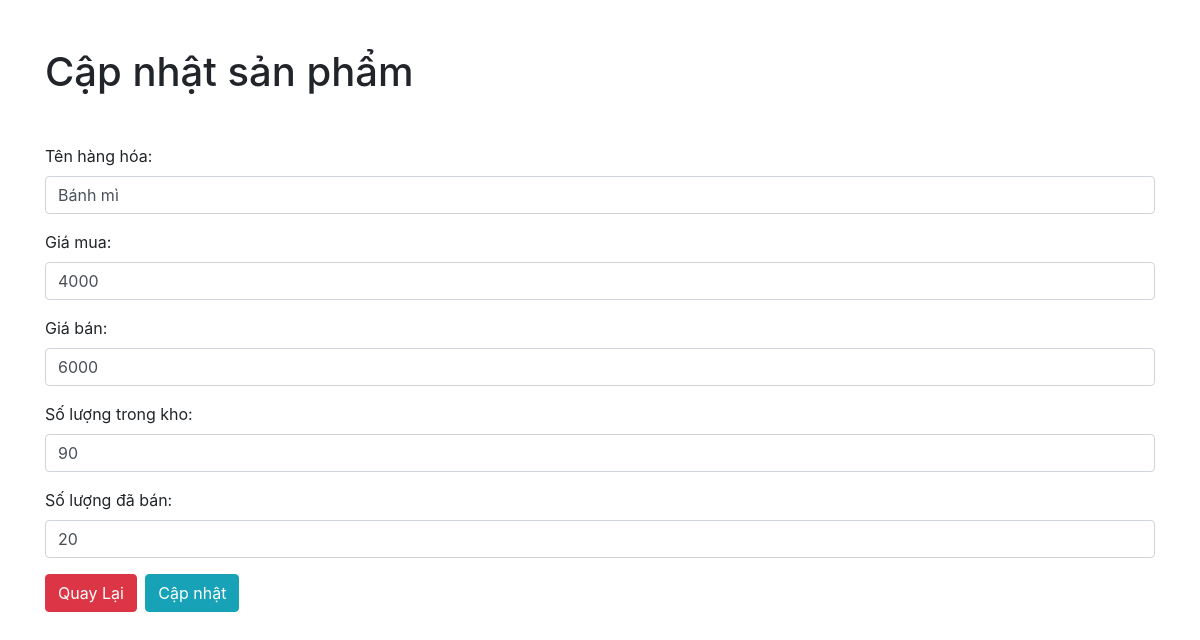
The app's page /update/1/ with its own data.
### home/models.py (models this page shows)
class Product(models.Model):
  name            = models.CharField(max_length=100)
  price_purchase  = models.DecimalField(max_digits=10,decimal_places=0)
  price_selling   = models.DecimalField(max_digits=10, decimal_places=0)
  quantity        = models.PositiveIntegerField()
  quantity_sold   = models.PositiveIntegerField(default=0)

### home/views.py (the view, shortened to what this page needs)
# urls.py: path('update/<int:product_id>/', product_update, name="product_update"),
def product_update(request, product_id):
  item_product = Product.objects.get(id = product_id)
  return render(request,'update.html',{"item_product":item_product})

### home/templates/update.html (shortened to what this page needs)
<!DOCTYPE html>
<html lang="en">
<head>
    <link rel="stylesheet" href="https://maxcdn.bootstrapcdn.com/bootstrap/4.5.2/css/bootstrap.min.css">
</head>
<body>
    <div class="mt-5">
        <div class="container">
            <h1 class="mb-5">Cập nhật sản phẩm</h1>
            <form method="post" action="/update/{{item_product.id}}/">
                <div class="mb-3">
                    <label for="name" class="form-label">Tên hàng hóa:</label>
                    <input type="text" class="form-control" name="name" value="{{item_product.name}}" required>
                </div>
                <div class="mb-3">
                    <label for="purchase_price" class="form-label">Giá mua:</label>
                    <input type="number" step="0.01" class="form-control" name="purchase_price" value="{{item_product.price_purchase}}" required>
                </div>
                <div class="mb-3">
                    <label for="selling_price" class="form-label">Giá bán:</label>
                    <input type="number" step="0.01" class="form-control" name="selling_price" value="{{item_product.price_selling}}" required>
                </div>
                <div class="mb-3">
                    <label for="quantity" class="form-label">Số lượng trong kho:</label>
                    <input type="number" class="form-control" name="quantity" value="{{item_product.quantity}}" required>
                </div>
                <div class="mb-3">
                    <label for="sold_quantity" class="form-label">Số lượng đã bán:</label>
                    <input type="number" class="form-control" name="sold_quantity" value="{{item_product.quantity_sold}}" required>
                </div>
                <a href="/" class="btn btn-danger mr-1">Quay Lại</a>
                <button type="submit" class="btn btn-info">Cập nhật</button>
            </form>
        </div>
    </div>
</body>
</html>

### records on screen
Product: name "Bánh mì", purchase_price "4000", selling_price "6000", quantity "90", sold_quantity "20"
